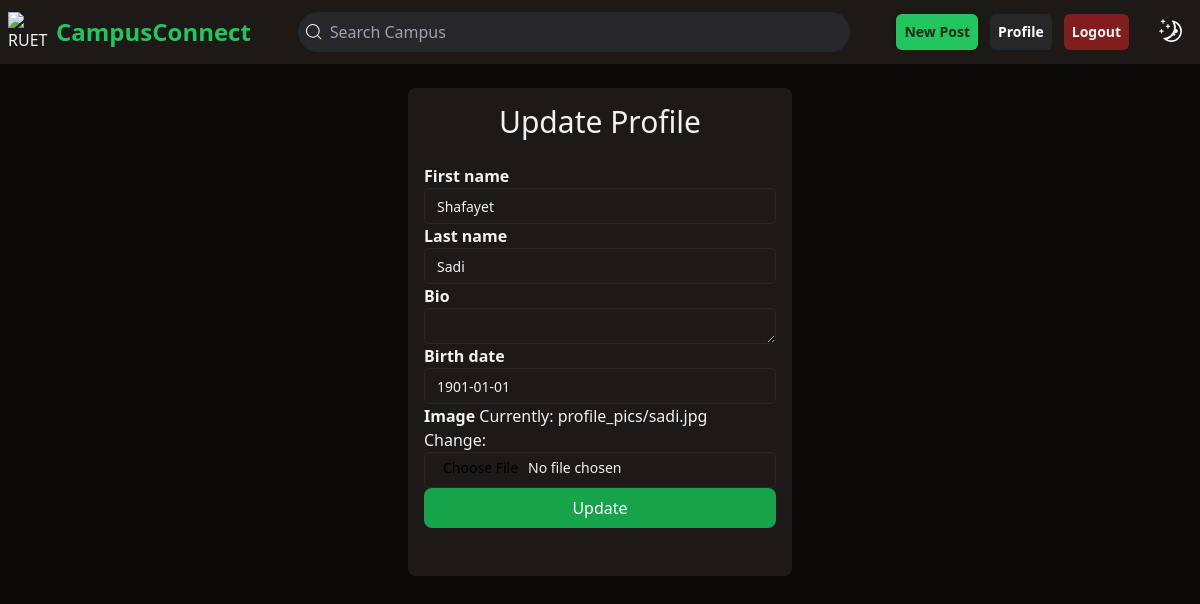
Before: /profile/update/ (signed in) with the older database file.
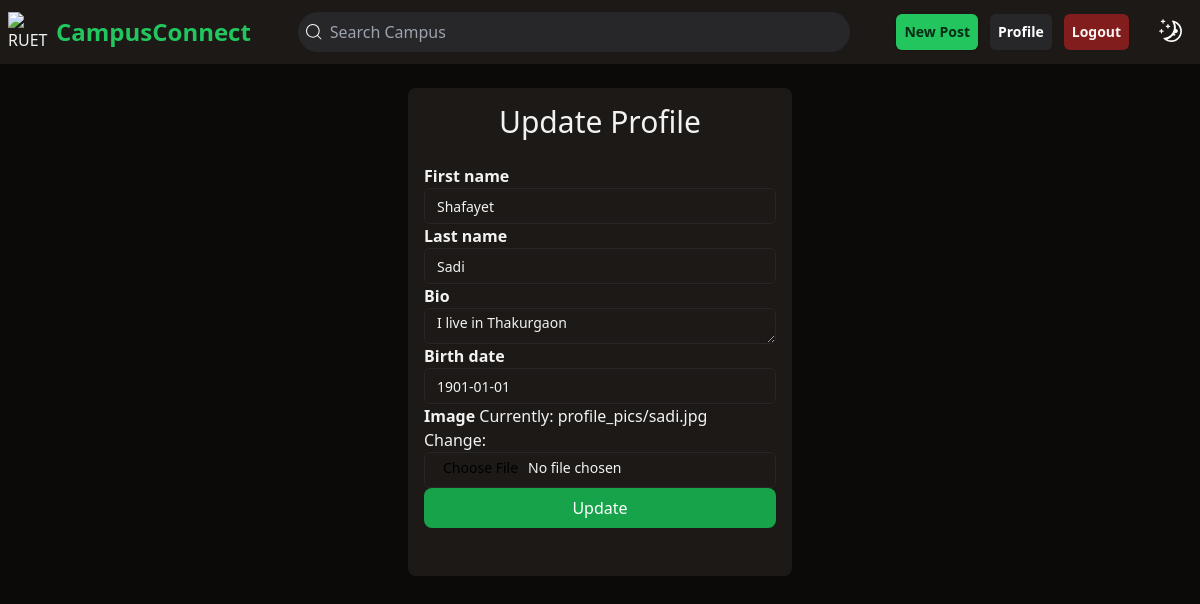
After: the same page with the newer database file.
### users/models.py (models this page shows, shortened)
class Profile(models.Model):
    user = models.OneToOneField(User, on_delete=models.CASCADE)
    image = models.ImageField(default='default.jpg', upload_to='profile_pics')
    bio = models.TextField(default='')
    twitter = models.CharField(max_length=50, default='')
    facebook = models.CharField(max_length=50, default='')
    instagram = models.CharField(max_length=50, default='')
    linkedin = models.CharField(max_length=50, default='')
    github = models.CharField(max_length=50, default='')
    birth_date = models.DateField(default='1901-01-01')

### users/views.py (the view)
# urls.py: path('profile/update/', user_views.update_profile, name='update-profile'),
@login_required
def update_profile(request):
    if request.method =='POST':
        u_form = UserUpdateForm(request.POST, instance=request.user)
        p_form = ProfileUpdateForm(request.POST, request.FILES, instance=request.user.profile)
        if u_form.is_valid() and p_form.is_valid():
            u_form.save()
            p_form.save()
            messages.success(request, f'Your account has been updated!')
            return redirect('profile')
    else:
        u_form = UserUpdateForm(instance=request.user)
        p_form = ProfileUpdateForm(instance=request.user.profile)
    context = {
            'u_form': u_form,
            'p_form': p_form
            }
    return render(request, 'users/profile_update.html', context)

### users/forms.py
class UserUpdateForm(forms.ModelForm):
    class Meta:
        model = User
        fields = ['first_name', 'last_name']

class ProfileUpdateForm(forms.ModelForm):
    class Meta:
        model = Profile
        fields = ['bio', 'birth_date', 'image']

### users/templates/users/profile_update.html (shortened to what this page needs)
{% extends "campus/base.html" %}
{% block content %}
{% load tailwind_filters %}
{% load crispy_forms_tags %}
{% load widget_tweaks %}
<div class="border-border rounded-lg p-4 w-96 mt-6 bg-card text-card-foreground">
    <h2 class="text-3xl mb-6 text-center">Update Profile</h2>
  <form class="w-full text-card-foreground" method="POST" enctype="multipart/form-data">
    {% for field in u_form %}
      <label class="font-semibold" for="{{ field.id_for_label }}">
        {{ field.label }}
      </label>
      {% render_field field class="input" %}
    {% endfor %}
    {% for field in p_form %}
      <label class="font-semibold" for="{{ field.id_for_label }}">
        {{ field.label }}
      </label>
      {% render_field field class="input" %}
    {% endfor %}
    <div class="mb-4 w-full">
      <button
        class="mb-4 px-5 py-2 w-full bg-green-600 rounded-lg text-white"
        type="submit"
      >
        Update
      </button>
    </div>
  </form>
</div>
{% endblock content %}

Changed rows visible on the page:
changed Profile: bio (not shown) → "I live in Thakurgaon"
